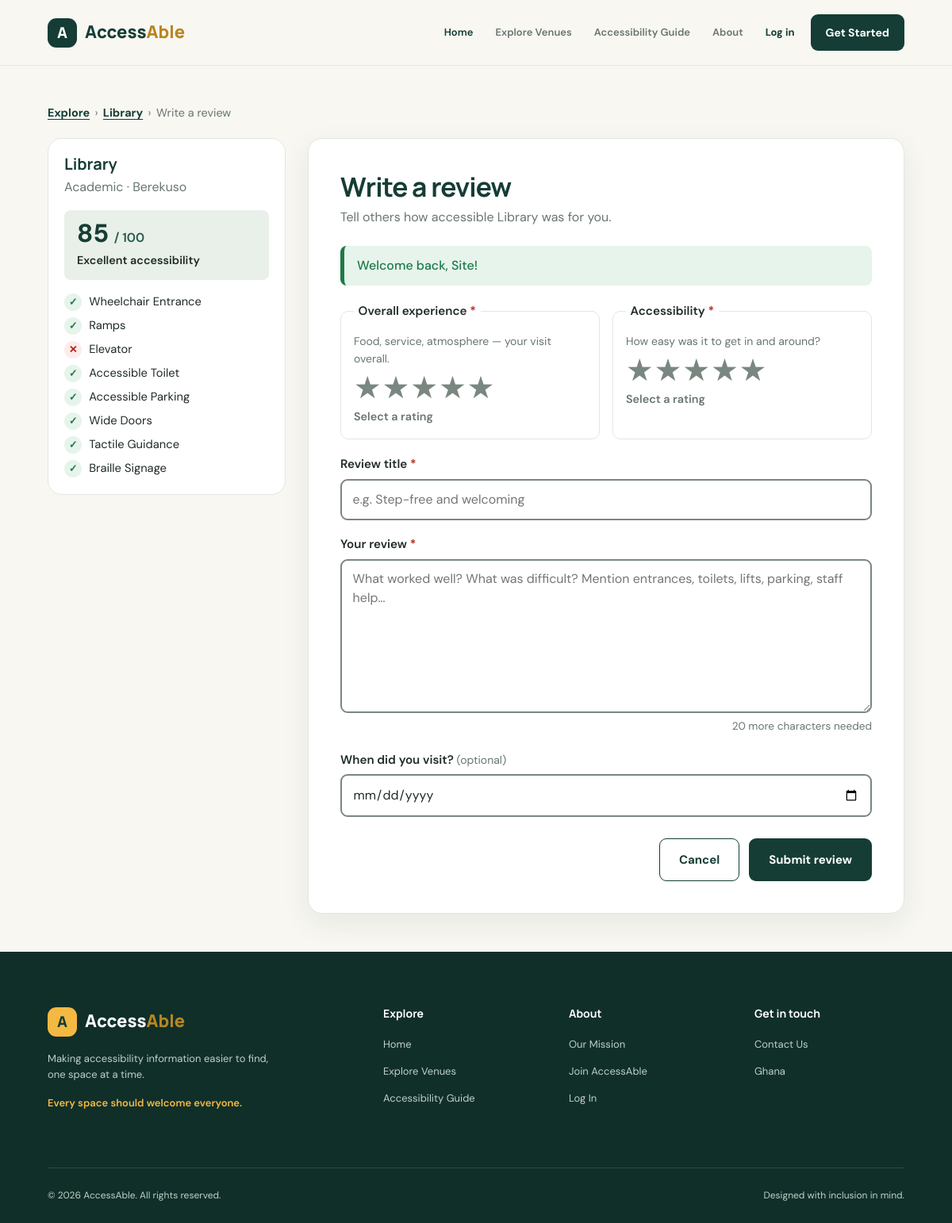
/submit-review.php?venue_id=1 (signed in), run on the app's committed database.
### tables this page shows
CREATE TABLE venues (
    id             INT UNSIGNED AUTO_INCREMENT PRIMARY KEY,
    name           VARCHAR(150)  NOT NULL,
    slug           VARCHAR(170)  NOT NULL,
    parent_id      INT UNSIGNED  NULL COMMENT 'Parent venue, e.g. Library -> Ashesi University Campus',
    category_id    INT UNSIGNED  NULL,
    description    TEXT          NULL,
    address        VARCHAR(255)  NOT NULL,
    city           VARCHAR(100)  NOT NULL,
    postcode       VARCHAR(20)   NULL,
    latitude       DECIMAL(10,7) NULL,
    longitude      DECIMAL(10,7) NULL,
    phone          VARCHAR(40)   NULL,
    website        VARCHAR(255)  NULL,
    opening_hours  VARCHAR(255)  NULL,
    image          VARCHAR(255)  NULL COMMENT 'Path relative to project root, e.g. uploads/venues/abc.jpg',
    is_featured    TINYINT(1)    NOT NULL DEFAULT 0,
    is_active      TINYINT(1)    NOT NULL DEFAULT 1,
    created_by     INT UNSIGNED  NULL,
    created_at     DATETIME      NOT NULL DEFAULT CURRENT_TIMESTAMP,
    updated_at     DATETIME      NOT NULL DEFAULT CURRENT_TIMESTAMP ON UPDATE CURRENT_TIMESTAMP,
    UNIQUE KEY uq_venues_slug (slug),
    KEY idx_venues_parent (parent_id),
    KEY idx_venues_category (category_id),
    KEY idx_venues_city (city),
    KEY idx_venues_active (is_active),
    CONSTRAINT fk_venues_parent   FOREIGN KEY (parent_id)   REFERENCES venues(id)     ON DELETE SET NULL,
    CONSTRAINT fk_venues_category FOREIGN KEY (category_id) REFERENCES categories(id) ON DELETE SET NULL,
    CONSTRAINT fk_venues_creator  FOREIGN KEY (created_by)  REFERENCES users(id)      ON DELETE SET NULL
);

CREATE TABLE categories (
    id          INT UNSIGNED AUTO_INCREMENT PRIMARY KEY,
    name        VARCHAR(80)  NOT NULL,
    slug        VARCHAR(80)  NOT NULL,
    icon        VARCHAR(50)  NULL,
    created_at  DATETIME     NOT NULL DEFAULT CURRENT_TIMESTAMP,
    UNIQUE KEY uq_categories_slug (slug)
);

CREATE TABLE venue_features (
    venue_id    INT UNSIGNED NOT NULL,
    feature_id  INT UNSIGNED NOT NULL,
    status      ENUM('available','unavailable','unknown') NOT NULL DEFAULT 'unknown',
    notes       VARCHAR(255) NULL,
    updated_at  DATETIME NOT NULL DEFAULT CURRENT_TIMESTAMP ON UPDATE CURRENT_TIMESTAMP,
    PRIMARY KEY (venue_id, feature_id),
    KEY idx_vf_feature_status (feature_id, status),
    CONSTRAINT fk_vf_venue   FOREIGN KEY (venue_id)   REFERENCES venues(id)   ON DELETE CASCADE,
    CONSTRAINT fk_vf_feature FOREIGN KEY (feature_id) REFERENCES features(id) ON DELETE CASCADE
);

CREATE TABLE features (
    id           INT UNSIGNED AUTO_INCREMENT PRIMARY KEY,
    feature_key  VARCHAR(50)  NOT NULL COMMENT 'Key used in code and JS filters, e.g. wheelchairEntrance',
    name         VARCHAR(80)  NOT NULL,
    description  VARCHAR(255) NULL,
    weight       TINYINT UNSIGNED NOT NULL,
    icon         VARCHAR(50)  NULL,
    sort_order   TINYINT UNSIGNED NOT NULL DEFAULT 0,
    UNIQUE KEY uq_features_key (feature_key)
);

### config/database.php (called while the page is built, shortened)
<?php
function getDB(): PDO
{
    static $pdo = null;
    if ($pdo instanceof PDO) {
        return $pdo;
    }
    $dsn = 'mysql:host=' . DB_HOST . ';port=' . DB_PORT . ';dbname=' . DB_NAME . ';charset=utf8mb4';
    $options = [
        PDO::ATTR_ERRMODE            => PDO::ERRMODE_EXCEPTION,
        PDO::ATTR_DEFAULT_FETCH_MODE => PDO::FETCH_ASSOC,
        PDO::ATTR_EMULATE_PREPARES   => false,
    ];
    try {
        $pdo = new PDO($dsn, DB_USER, DB_PASS, $options);
    } catch (PDOException $e) {
        error_log('AccessAble DB connection failed: ' . $e->getMessage());
        http_response_code(503);
        if (APP_ENV === 'production') {
            exit('Sorry, AccessAble is temporarily unavailable. Please try again shortly.');
        }
        exit('Database connection failed: ' . htmlspecialchars($e->getMessage(), ENT_QUOTES, 'UTF-8')
            . '<br>Check config/env.php and that MySQL is running and database/accessable.sql has been imported.');
    }
    return $pdo;
}

### includes/session.php (called while the page is built, shortened)
<?php
if (!function_exists('isLoggedIn')) {
    function isLoggedIn(): bool
    {
        return !empty($_SESSION['user_id']);
    }
    function currentUserId(): ?int
    {
        return isLoggedIn() ? (int) $_SESSION['user_id'] : null;
    }
}

### submit-review.php (the view, shortened to what this page needs)
<?php
$venue = getVenueById($_GET['venue_id'] ?? null);
$userId   = currentUserId();
$existing = getUserReview($userId, (int) $venue['id']);
$isEdit   = $existing !== null;
$errors   = getFormErrors();
$hasOld = !empty($_SESSION['old_input']);
$value  = function (string $key) use ($existing, $hasOld): string {
    if ($hasOld) {
        return old($key);
    }
    return $existing && isset($existing[$key]) ? (string) $existing[$key] : '';
};
$ratingLabels = [1 => 'Poor', 2 => 'Fair', 3 => 'Good', 4 => 'Very good', 5 => 'Excellent'];
$today        = date('Y-m-d');
function starRadioGroup(string $name, string $legend, string $hint, string $current, array $labels, array $errors): string
{
    $err  = $errors[$name] ?? null;
    $html = '<fieldset class="rating-fieldset' . ($err ? ' has-error' : '') . '"'
          . ($err ? ' aria-describedby="' . $name . '-error"' : '') . '>';
    $html .= '<legend>' . e($legend) . ' <span class="required" aria-hidden="true">*</span></legend>';
    $html .= '<p class="field-hint">' . e($hint) . '</p>';
    $html .= '<div class="star-rating" data-rating-group="' . e($name) . '">';
    for ($i = 5; $i >= 1; $i--) {
        $id    = $name . '-' . $i;
        $html .= '<input type="radio" id="' . $id . '" name="' . e($name) . '" value="' . $i . '"'
               . ((string) $i === $current ? ' checked' : '') . ' required>';
        $html .= '<label for="' . $id . '" title="' . e($labels[$i]) . '">'
               . '<span aria-hidden="true">★</span>'
               . '<span class="visually-hidden">' . $i . ' star' . ($i > 1 ? 's' : '') . ' – ' . e($labels[$i]) . '</span>'
               . '</label>';
    }
    $html .= '</div>';
    $html .= '<p class="rating-text" aria-live="polite">'
           . ($current !== '' && isset($labels[(int) $current]) ? e($labels[(int) $current]) : 'Select a rating') . '</p>';
    return $html . '</fieldset>';
}
include __DIR__ . '/includes/header.php';
include __DIR__ . '/includes/navigation.php';
?>
<main id="main-content" class="review-page">
    <nav class="breadcrumb" aria-label="Breadcrumb">
        <ol>
            <li><a href="explore.php">Explore</a></li>
            <li><a href="<?= e(venueUrl((int) $venue['id'])) ?>"><?= e($venue['name']) ?></a></li>
            <li aria-current="page"><?= $isEdit ? 'Edit review' : 'Write a review' ?></li>
        </ol>
    </nav>
    <div class="review-layout">
        <aside class="review-venue-summary" aria-label="Venue summary">
            <h2 class="review-venue-name"><?= e($venue['name']) ?></h2>
            <p class="review-venue-meta">
                <?= e($venue['category_name'] ?? 'Venue') ?> · <?= e($venue['city']) ?>
            </p>
            <div class="review-venue-score">
                <span class="score-value"><?= (int) $venue['accessibility_score'] ?></span>
                <span class="score-max">/ 100</span>
                <span class="score-label"><?= e(getScoreLabel((int) $venue['accessibility_score'])) ?> accessibility</span>
            </div>
            <ul class="review-feature-list">
                <?php foreach ($venue['features'] as $f): ?>
                    <li class="feature-<?= e($f['status']) ?>">
                        <span class="feature-status-icon" aria-hidden="true">
                            <?= $f['status'] === 'available' ? '✓' : ($f['status'] === 'unavailable' ? '✕' : '?') ?>
                        </span>
                        <?= e($f['name']) ?>
                    </li>
                <?php endforeach; ?>
            </ul>
        </aside>
        <section class="auth-card review-card" aria-labelledby="review-heading">
            <div class="auth-header">
                <h1 id="review-heading"><?= $isEdit ? 'Edit your review' : 'Write a review' ?></h1>
                <p class="auth-subtitle">Tell others how accessible <?= e($venue['name']) ?> was for you.</p>
            </div>
            <form action="actions/review-process.php" method="post" class="auth-form review-form" id="review-form" novalidate>
                <div class="rating-row">
                    <?= starRadioGroup('rating', 'Overall experience', 'Food, service, atmosphere — your visit overall.',
                        $value('rating'), $ratingLabels, $errors) ?>
                    <?= starRadioGroup('accessibility_rating', 'Accessibility', 'How easy was it to get in and around?',
                        $value('accessibility_rating'), $ratingLabels, $errors) ?>
                </div>
                <div class="form-group<?= isset($errors['title']) ? ' has-error' : '' ?>">
                    <label for="title">Review title <span class="required" aria-hidden="true">*</span></label>
                    <input type="text" id="title" name="title" value="<?= e($value('title')) ?>"
                           required minlength="3" maxlength="120" placeholder="e.g. Step-free and welcoming"
                           <?= isset($errors['title']) ? 'aria-invalid="true" aria-describedby="title-error"' : '' ?>>
                </div>
                <div class="form-group<?= isset($errors['comment']) ? ' has-error' : '' ?>">
                    <label for="comment">Your review <span class="required" aria-hidden="true">*</span></label>
                    <textarea id="comment" name="comment" rows="7" required minlength="20" maxlength="2000"
                              placeholder="What worked well? What was difficult? Mention entrances, toilets, lifts, parking, staff help…"
                              aria-describedby="comment-count<?= isset($errors['comment']) ? ' comment-error' : '' ?>"
                              <?= isset($errors['comment']) ? 'aria-invalid="true"' : '' ?>><?= e($value('comment')) ?></textarea>
                    <p class="char-counter" id="comment-count" data-for="comment" data-min="20" data-max="2000" aria-live="polite"></p>
                </div>
                <div class="form-group<?= isset($errors['visit_date']) ? ' has-error' : '' ?>">
                    <label for="visit_date">When did you visit? <span class="optional">(optional)</span></label>
                    <input type="date" id="visit_date" name="visit_date" value="<?= e($value('visit_date')) ?>"
                           max="<?= e($today) ?>"
                           <?= isset($errors['visit_date']) ? 'aria-invalid="true" aria-describedby="visit_date-error"' : '' ?>>
                </div>
                <div class="form-actions">
                    <a href="<?= e(venueUrl((int) $venue['id'])) ?>" class="btn btn-outline">Cancel</a>
                    <button type="submit" class="btn btn-primary"><?= $isEdit ? 'Update review' : 'Submit review' ?></button>
                </div>
            </form>
        </section>
    </div>
</main>
<?php
include __DIR__ . '/includes/footer.php';

### data on the page
venues: name "Library", category.name "Academic", city "Berekuso"
venue_features: feature.name "Wheelchair Entrance"
venue_features: feature.name "Ramps"
venue_features: feature.name "Elevator"
venue_features: feature.name "Accessible Toilet"
venue_features: feature.name "Accessible Parking"
venue_features: feature.name "Wide Doors"
venue_features: feature.name "Tactile Guidance"
venue_features: feature.name "Braille Signage"

### other printed values
$venue['accessibility_score'] "85"
getScoreLabel((int) $venue['accessibility_score']) "Excellent"
$flash['message'] "Welcome back, Site!"
$legend "Overall experience Accessibility"
$hint "Food, service, atmosphere — your visit overall. How easy was it to get in and around?"
